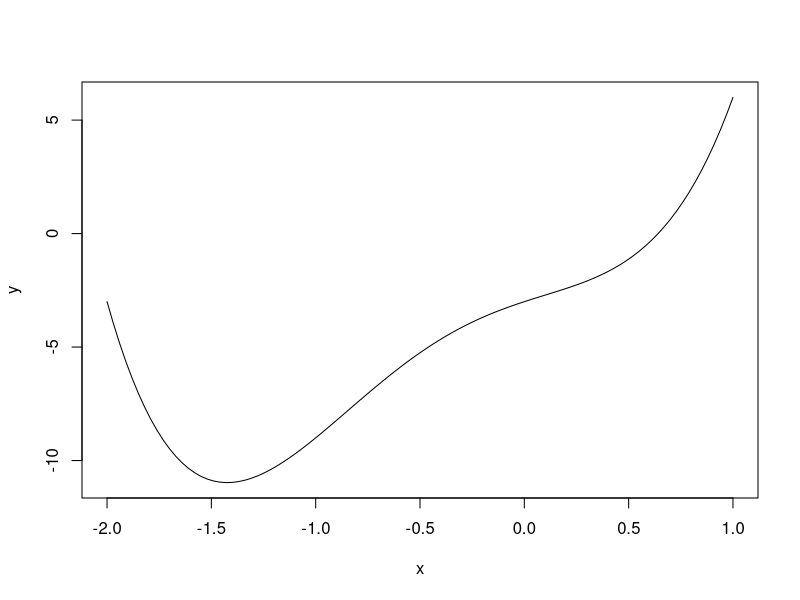

Write R code to recreate this figure.
## ---- chunk 1
knitr::opts_chunk$set(echo = TRUE)
## ---- chunk 2
curve(3*(1*x^2 + 0.5*x + -0.5)*x^2 + 3*-0.5*x^2 + 3*(1*x^2 + 0.5*x + 0)*x + 3*1*x + 3*-1, from=-2, to=1, xlab="x", ylab="y")
